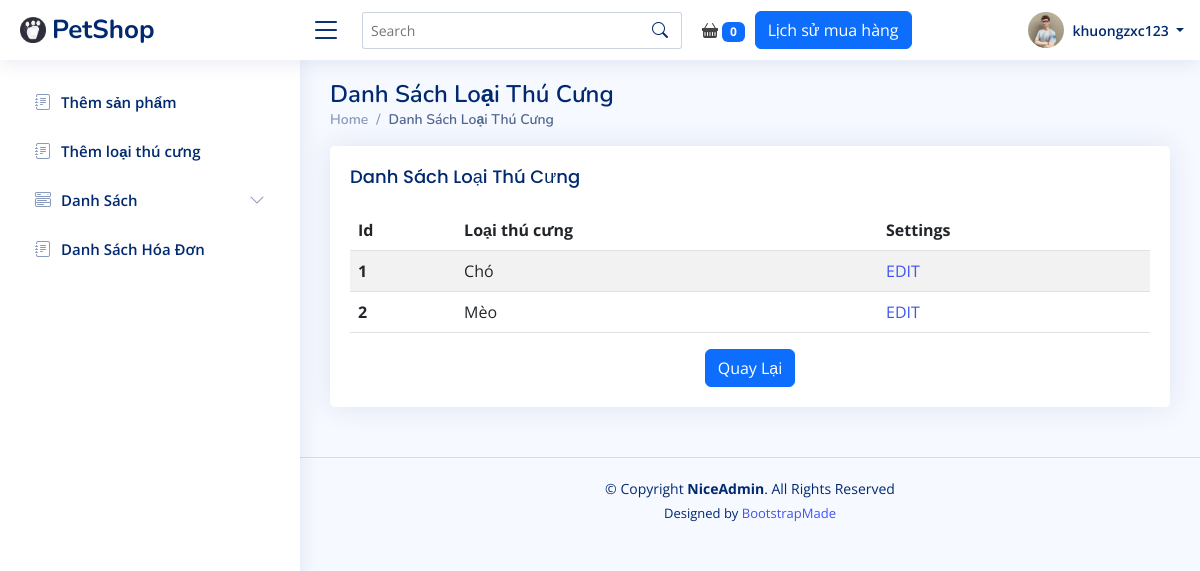
Page /?r=listcategory (signed in) on the earlier database version.
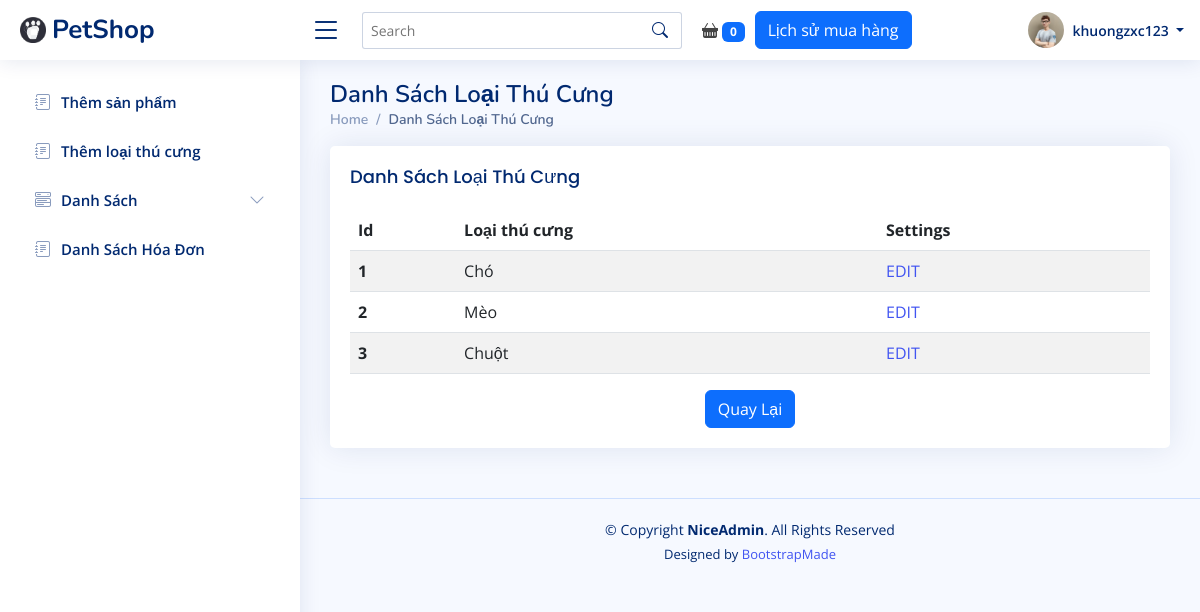
Same page on the later database version.
### tables this page shows
CREATE TABLE IF NOT EXISTS `category` (
  `Id` int NOT NULL AUTO_INCREMENT,
  `CateName` varchar(50) NOT NULL,
  PRIMARY KEY (`Id`)
);

### controllers/ProductController.php (called while the page is built, shortened)
<?php
require_once('configs/database.php');
require_once('models/Product.php');
class ProductController
{
  private $model;
  function __construct()
  {
    global $pdo;
    $this->model = new Product($pdo);
  }
  function listcategory()
  {
    $category = $this->model->getAllCategory();
    require_once('views/product/categorylist.php');
  }
}
?>

### models/Product.php (called while the page is built, shortened)
<?php
class Product
{
    private $db;
    function __construct($pdo)
    {
        $this->db = $pdo;
    }
    function getAllCategory(){
        $stmt = $this->db->prepare("select * from category");
        $stmt->execute();
        $danhSach = $stmt->fetchAll(PDO::FETCH_ASSOC);
        return $danhSach;
    }
}
?>

### views/product/categorylist.php (the view, shortened to what this page needs)
<?php
include_once('views/shares/header.php');
?>
<main id="main" class="main">
  <div class="pagetitle">
    <h1>Danh Sách Loại Thú Cưng</h1>
    <nav>
      <ol class="breadcrumb">
        <li class="breadcrumb-item"><a href="?r=/">Home</a></li>
        <li class="breadcrumb-item active">Danh Sách Loại Thú Cưng</li>
      </ol>
    </nav>
  </div>
  <div class="card">
    <div class="card-body">
      <h5 class="card-title">Danh Sách Loại Thú Cưng</h5>
      <table class="table table-striped">
        <thead>
          <tr>
            <th scope="col">Id</th>
            <th scope="col">Loại thú cưng</th>
            <th scope="col">Settings</th>
          </tr>
        </thead>
        <tbody>
          <?php
          foreach ($category as $item) {
            echo "<tr>";
            echo "<th scope='row'>" . $item['Id'] . "</th>";
            echo "<td scope='row'>" . $item['CateName'] . "</td>";
            echo "<td><a href='?r=editCategory&id=" . $item['Id'] . "'>EDIT</a></td>";
            echo "</tr>";
          }
          ?>
      </table>
      <div class="text-center">
        <button onclick="location.href='?r=/'" class="btn btn-primary">Quay Lại</button>
      </div>
    </div>
  </div>
</main>
<?php
include_once('views/shares/footer.php');
?>

### index.php (shortened to what this page needs)
<?php
require_once('routes.php');
$r = $_GET['r'] ?? '/';
if (isset($routes[$r])) {
    $action = $routes[$r]['action'];
    $controller = new $controllerName();
    $controller->$action();
} else {
    echo "404 Not Found";
}
?>

### views/shares/header.php (shortened to what this page needs)
<!DOCTYPE html>
<html lang="en">
<head>
  <link href="assets/vendor/bootstrap/css/bootstrap.min.css" rel="stylesheet">
  <link href="assets/vendor/bootstrap-icons/bootstrap-icons.css" rel="stylesheet">
  <link href="assets/vendor/boxicons/css/boxicons.min.css" rel="stylesheet">
  <link href="assets/vendor/quill/quill.snow.css" rel="stylesheet">
  <link href="assets/vendor/quill/quill.bubble.css" rel="stylesheet">
  <link href="assets/vendor/remixicon/remixicon.css" rel="stylesheet">
  <link href="assets/vendor/simple-datatables/style.css" rel="stylesheet">
  <link href="assets/css/style.css" rel="stylesheet">
</head>
<body>
  <header id="header" class="header fixed-top d-flex align-items-center">
    <div class="d-flex align-items-center justify-content-between">
      <a href="?r=/" class="logo d-flex align-items-center">
        <img src="assets/img/logo_pet_shop.png" alt="">
        <span class="d-none d-lg-block">PetShop</span>
      </a>
      <i class="bi bi-list toggle-sidebar-btn"></i>
    </div>
    <div class="search-bar">
      <form class="search-form d-flex align-items-center" method="POST" action="#">
        <input type="text" name="query" placeholder="Search" title="Enter search keyword">
        <button type="submit" title="Search"><i class="bi bi-search"></i></button>
      </form>
    </div>
      <div class="nav-item">
        <a href="?r=viewCart" class="nav-link nav-icon">
          <i class="bi bi-basket-fill"></i>
          <span class="badge bg-primary badge-number">
            <?php
            if (isset($_SESSION['giohang'])) {
              echo count($_SESSION['giohang']);
            } else {
              echo 0;
            } ?>
          </span>
        </a>
      </div>
      <div class="nav-item" style="margin-left: 10px;">
        <button onclick="location.href='?r=hoadonuser'" class="btn btn-primary">Lịch sử mua hàng</button>
      </div>
    <nav class="header-nav ms-auto">
      <ul class="d-flex align-items-center">
        <?php
        if (isset($_SESSION['userName'])) {
          ?>
          <li class="nav-item dropdown pe-3">
            <a class="nav-link nav-profile d-flex align-items-center pe-0" href="#" data-bs-toggle="dropdown">
              <img src="assets/img/avata/<?php echo $_SESSION['avata']; ?>" alt="Profile" class="rounded-circle"
                style="width: 36px; height: 36px">
              <span class="d-none d-md-block dropdown-toggle ps-2">
                <?php echo $_SESSION['userName']; ?>
              </span>
            </a>
          </li>
          <?php
        } else {
          ?>
          <a href="?r=login" style="margin-right: 20px;"><button type="button"
              class="btn btn-primary rounded-pill">Login</button></a>
          <?php
        }
        ?>
      </ul>
    </nav>
  </header>
  <aside id="sidebar" class="sidebar">
    <ul class="sidebar-nav" id="sidebar-nav">
      <?php
      if (isset($_SESSION['roleId'])) {
        if ($_SESSION['roleId'] == 1) {
          ?>
          <li class="nav-item">
            <a class="nav-link collapsed" href="?r=themsanpham" id="themsanpham">
              <i class="bi bi-journal-text"></i>
              <span>Thêm sản phẩm</span>
            </a>
          </li>
          <li class="nav-item">
            <a class="nav-link collapsed" href="?r=addcategory" id="addcategory">
              <i class="bi bi-journal-text"></i>
              <span>Thêm loại thú cưng</span>
            </a>
          </li>
          <li class="nav-item">
            <a class="nav-link collapsed" data-bs-target="#danhSach" data-bs-toggle="collapse" href="#">
              <i class="bi bi-menu-button-wide"></i><span>Danh Sách</span><i class="bi bi-chevron-down ms-auto"></i>
            </a>
          </li>
          <li class="nav-item">
            <a class="nav-link collapsed" href="?r=hoadon" id="hoadon">
              <i class="bi bi-journal-text"></i>
              <span>Danh Sách Hóa Đơn</span>
            </a>
          </li>
        <?php }
      } ?>
    </ul>
  </aside>

### views/shares/footer.php (shortened to what this page needs)
<footer id="footer" class="footer">
  <div class="copyright">
    &copy; Copyright <strong><span>NiceAdmin</span></strong>. All Rights Reserved
  </div>
  <div class="credits">
    Designed by <a href="https://bootstrapmade.com/">BootstrapMade</a>
  </div>
</footer>
</body>
</html>

### assets/css/style.css (style rules this page uses)
:root { scroll-behavior: smooth; }
body { font-family: "Open Sans", sans-serif; background: #f6f9ff; color: #444444; }
a { color: #4154f1; text-decoration: none; }
h1, h2, h3, h4, h5, h6 { font-family: "Nunito", sans-serif; }
#main { margin-top: 60px; padding: 20px 30px; transition: all 0.3s; }
.pagetitle { margin-bottom: 10px; }
.pagetitle h1 { font-size: 24px; margin-bottom: 0; font-weight: 600; color: #012970; }
.card { margin-bottom: 30px; border: none; border-radius: 5px; box-shadow: 0px 0 30px rgba(1, 41, 112, 0.1); }
.card-title { padding: 20px 0 15px 0; font-size: 18px; font-weight: 500; color: #012970; font-family: "Poppins", sans-serif; }
.card-body { padding: 0 20px 20px 20px; }
.breadcrumb { font-size: 14px; font-family: "Nunito", sans-serif; color: #899bbd; font-weight: 600; }
.breadcrumb a { color: #899bbd; transition: 0.3s; }
.breadcrumb .breadcrumb-item::before { color: #899bbd; }
.breadcrumb .active { color: #51678f; font-weight: 600; }
.logo { line-height: 1; }
@media (min-width: 1200px) { .logo { width: 280px; } }
.logo img { max-height: 26px; margin-right: 6px; }
.logo span { font-size: 26px; font-weight: 700; color: #012970; font-family: "Nunito", sans-serif; }
.header { transition: all 0.5s; z-index: 997; height: 60px; box-shadow: 0px 2px 20px rgba(1, 41, 112, 0.1); background-color: #fff; padding-left: 20px; }
.header .toggle-sidebar-btn { font-size: 32px; padding-left: 10px; cursor: pointer; color: #012970; }
.header .search-bar { min-width: 360px; padding: 0 20px; }
.header .search-form { width: 100%; }
.header .search-form input { border: 0; font-size: 14px; color: #012970; border: 1px solid rgba(1, 41, 112, 0.2); padding: 7px 38px 7px 8px; border-radius: 3px; transition: 0.3s; width: 100%; }
.header .search-form button { border: 0; padding: 0; margin-left: -30px; background: none; }
.header .search-form button i { color: #012970; }
.header-nav ul { list-style: none; }
.header-nav>ul { margin: 0; padding: 0; }
.header-nav .nav-profile { color: #012970; }
.header-nav .nav-profile img { max-height: 36px; }
.header-nav .nav-profile span { font-size: 14px; font-weight: 600; }
.sidebar { position: fixed; top: 60px; left: 0; bottom: 0; width: 300px; z-index: 996; transition: all 0.3s; padding: 20px; overflow-y: auto; scrollbar-width: thin; scrollbar-color: #aab7cf transparent; box-shadow: 0px 0px 20px rgba(1, 41, 112, 0.1); background-color: #fff; }
@media (min-width: 1200px) { #main, #footer { margin-left: 300px; } }
.sidebar-nav { padding: 0; margin: 0; list-style: none; }
.sidebar-nav li { padding: 0; margin: 0; list-style: none; }
.sidebar-nav .nav-item { margin-bottom: 5px; }
.sidebar-nav .nav-link { display: flex; align-items: center; font-size: 15px; font-weight: 600; color: #4154f1; transition: 0.3; background: #f6f9ff; padding: 10px 15px; border-radius: 4px; }
.sidebar-nav .nav-link i { font-size: 16px; margin-right: 10px; color: #4154f1; }
.sidebar-nav .nav-link.collapsed { color: #012970; background: #fff; }
.sidebar-nav .nav-link.collapsed i { color: #899bbd; }
.sidebar-nav .nav-link .bi-chevron-down { margin-right: 0; transition: transform 0.2s ease-in-out; }
.footer { padding: 20px 0; font-size: 14px; transition: all 0.3s; border-top: 1px solid #cddfff; }
.footer .copyright { text-align: center; color: #012970; }
.footer .credits { padding-top: 5px; text-align: center; font-size: 13px; color: #012970; }

Differences in the rows shown:
added category: Id "3", CateName "Chuột"
